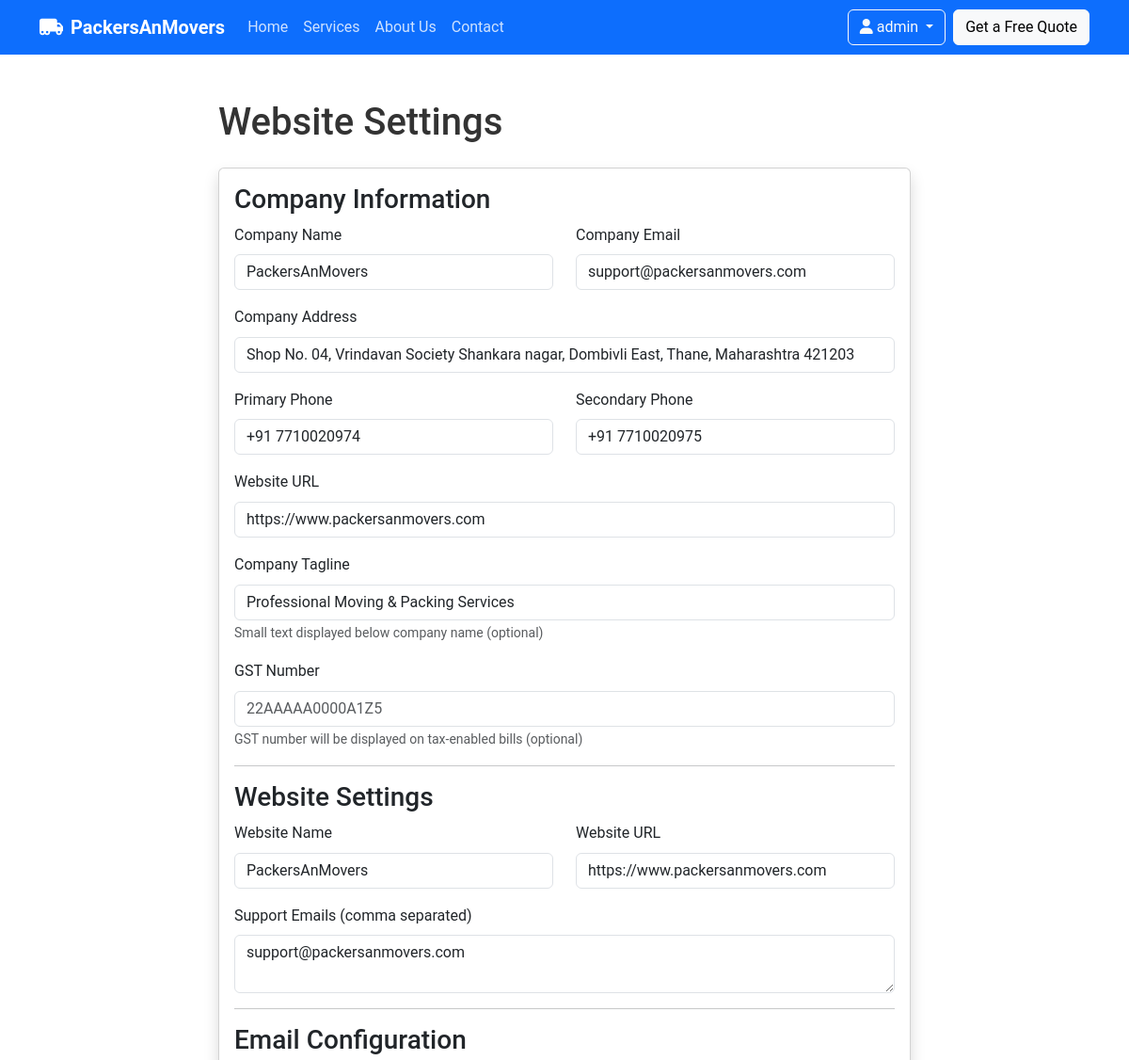
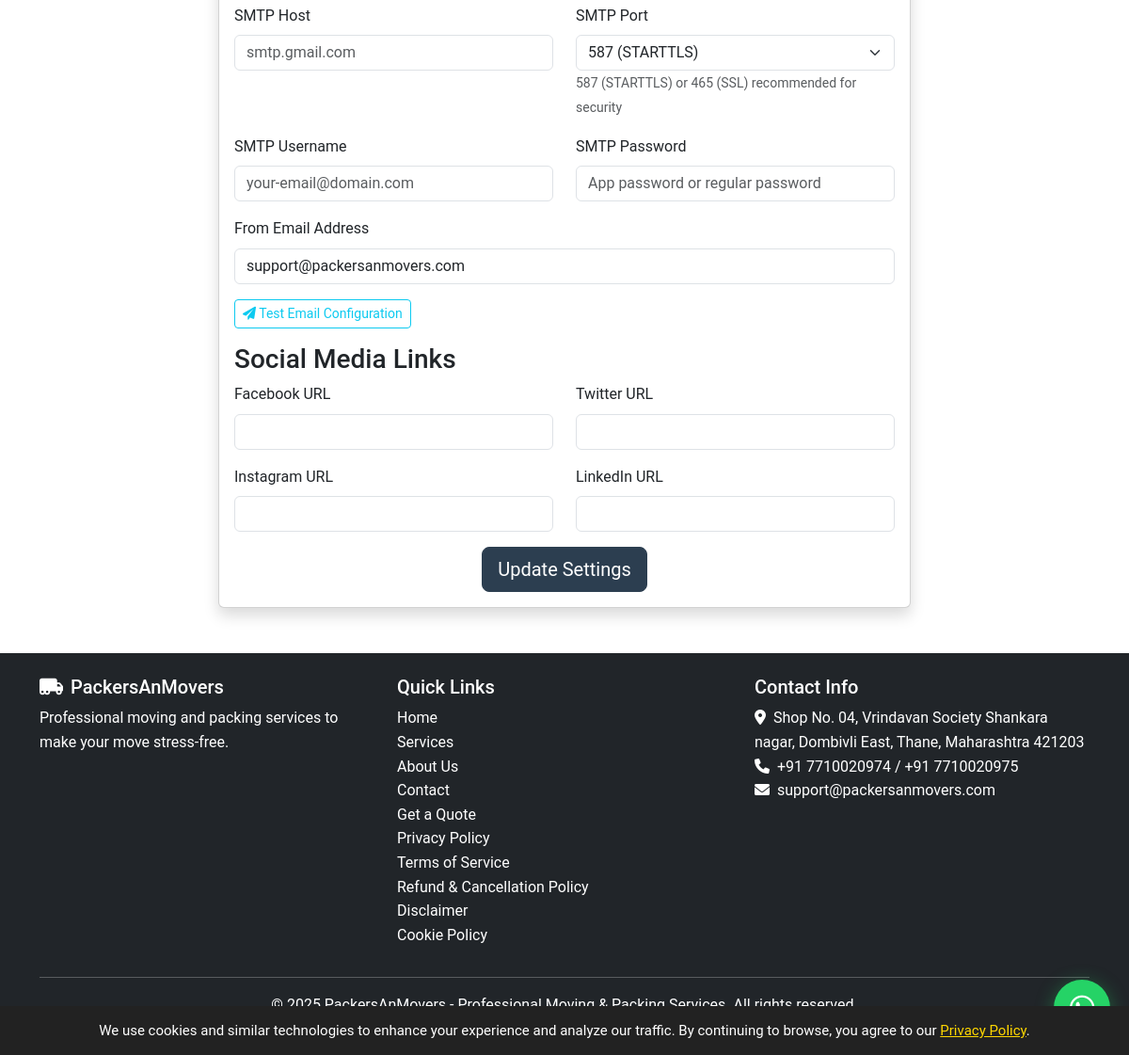
The page /settings.php (signed in) on the database its author committed (2 pictures, top to bottom).
### tables this page shows
CREATE TABLE settings (
    id INT AUTO_INCREMENT PRIMARY KEY,
    setting_key VARCHAR(100) UNIQUE NOT NULL,
    setting_value TEXT NOT NULL,
    updated_at TIMESTAMP DEFAULT CURRENT_TIMESTAMP ON UPDATE CURRENT_TIMESTAMP
);

### config.php (called while the page is built, shortened)
<?php
try {
    $dsn = "mysql:host=" . DB_HOST . ";dbname=" . DB_NAME;
    $pdo = new PDO($dsn, DB_USER, DB_PASS);
    $pdo->setAttribute(PDO::ATTR_ERRMODE, PDO::ERRMODE_EXCEPTION);
    $pdo->query("SELECT 1");
} catch(PDOException $e) {
    error_log("MySQL Connection Failed: " . $e->getMessage());
    error_log("DSN: mysql:host=" . DB_HOST . ";dbname=" . DB_NAME);
    error_log("User: " . DB_USER);
    die("Database connection failed. Please check your .env configuration.<br>" .
        "Error: " . $e->getMessage() . "<br>" .
        "Visit /debug-db to troubleshoot.");
}
function is_logged_in() {
    return isset($_SESSION['user_id']);
}
function get_setting($key, $default = '') {
    global $pdo;
    try {
        $stmt = $pdo->prepare("SELECT setting_value FROM settings WHERE setting_key = ?");
        $stmt->execute([$key]);
        $result = $stmt->fetchColumn();
        return $result !== false ? $result : $default;
    } catch(Exception $e) {
        return $default;
    }
}
?>

### settings.php (the view, shortened to what this page needs)
<?php
require_once 'config.php';
include 'includes/header.php';
?>
<div class="container my-5">
    <div class="row">
        <div class="col-lg-8 mx-auto">
            <h1 class="mb-4">Website Settings</h1>
            <div class="card shadow">
                <div class="card-body">
                    <form method="POST">
                        <h3>Company Information</h3>
                        <div class="row">
                            <div class="col-md-6 mb-3">
                                <label for="company_name" class="form-label">Company Name</label>
                                <input type="text" class="form-control" id="company_name" name="company_name" value="<?php echo get_setting('company_name'); ?>" required>
                            </div>
                            <div class="col-md-6 mb-3">
                                <label for="company_email" class="form-label">Company Email</label>
                                <input type="email" class="form-control" id="company_email" name="company_email" value="<?php echo get_setting('company_email'); ?>" required>
                            </div>
                        </div>
                        <div class="mb-3">
                            <label for="company_address" class="form-label">Company Address</label>
                            <input type="text" class="form-control" id="company_address" name="company_address" value="<?php echo get_setting('company_address'); ?>" required>
                        </div>
                        <div class="row">
                            <div class="col-md-6 mb-3">
                                <label for="company_phone1" class="form-label">Primary Phone</label>
                                <input type="text" class="form-control" id="company_phone1" name="company_phone1" value="<?php echo get_setting('company_phone1'); ?>" required>
                            </div>
                            <div class="col-md-6 mb-3">
                                <label for="company_phone2" class="form-label">Secondary Phone</label>
                                <input type="text" class="form-control" id="company_phone2" name="company_phone2" value="<?php echo get_setting('company_phone2'); ?>">
                            </div>
                        </div>
                        <div class="mb-3">
                            <label for="company_website" class="form-label">Website URL</label>
                            <input type="url" class="form-control" id="company_website" name="company_website" value="<?php echo get_setting('company_website'); ?>" required>
                        </div>
                        <div class="mb-3">
                            <label for="company_tagline" class="form-label">Company Tagline</label>
                            <input type="text" class="form-control" id="company_tagline" name="company_tagline" value="<?php echo get_setting('company_tagline'); ?>" placeholder="An Arkyn Enterprises Unit">
                            <small class="text-muted">Small text displayed below company name (optional)</small>
                        </div>
                        <div class="mb-3">
                            <label for="gst_number" class="form-label">GST Number</label>
                            <input type="text" class="form-control" id="gst_number" name="gst_number" value="<?php echo get_setting('gst_number'); ?>" placeholder="22AAAAA0000A1Z5">
                            <small class="text-muted">GST number will be displayed on tax-enabled bills (optional)</small>
                        </div>
                        <hr>
                        <h3>Website Settings</h3>
                        <div class="row">
                            <div class="col-md-6 mb-3">
                                <label for="website_name" class="form-label">Website Name</label>
                                <input type="text" class="form-control" id="website_name" name="website_name" value="<?php echo get_setting('website_name'); ?>">
                            </div>
                            <div class="col-md-6 mb-3">
                                <label for="website_url" class="form-label">Website URL</label>
                                <input type="url" class="form-control" id="website_url" name="website_url" value="<?php echo get_setting('website_url'); ?>">
                            </div>
                        </div>
                        <div class="mb-3">
                            <label for="support_emails" class="form-label">Support Emails (comma separated)</label>
                            <textarea class="form-control" id="support_emails" name="support_emails" rows="2"><?php echo get_setting('support_emails'); ?></textarea>
                        </div>
                        <hr>
                        <h3>Email Configuration</h3>
                        <div class="row">
                            <div class="col-md-6 mb-3">
                                <label for="mail_host" class="form-label">SMTP Host</label>
                                <input type="text" class="form-control" id="mail_host" name="mail_host" value="<?php echo get_setting('mail_host'); ?>" placeholder="smtp.gmail.com">
                            </div>
                            <div class="col-md-6 mb-3">
                                <label for="mail_port" class="form-label">SMTP Port</label>
                                <select class="form-select" id="mail_port" name="mail_port">
                                    <option value="587" <?php echo get_setting('mail_port') == '587' ? 'selected' : ''; ?>>587 (STARTTLS)</option>
                                </select>
                                <small class="text-muted">587 (STARTTLS) or 465 (SSL) recommended for security</small>
                            </div>
                        </div>
                        <div class="row">
                            <div class="col-md-6 mb-3">
                                <label for="mail_username" class="form-label">SMTP Username</label>
                                <input type="email" class="form-control" id="mail_username" name="mail_username" value="<?php echo get_setting('mail_username'); ?>" placeholder="your-email@domain.com">
                            </div>
                            <div class="col-md-6 mb-3">
                                <label for="mail_password" class="form-label">SMTP Password</label>
                                <input type="password" class="form-control" id="mail_password" name="mail_password" value="<?php echo get_setting('mail_password'); ?>" placeholder="App password or regular password">
                            </div>
                        </div>
                        <div class="mb-3">
                            <label for="mail_from" class="form-label">From Email Address</label>
                            <input type="email" class="form-control" id="mail_from" name="mail_from" value="<?php echo get_setting('mail_from'); ?>" placeholder="noreply@yourdomain.com">
                        </div>
                        <div class="mb-3">
                            <a href="/test-email" class="btn btn-outline-info btn-sm">
                                <i class="fas fa-paper-plane"></i> Test Email Configuration
                            </a>
                        </div>
                        <h3>Social Media Links</h3>
                        <div class="row">
                            <div class="col-md-6 mb-3">
                                <label for="facebook_url" class="form-label">Facebook URL</label>
                                <input type="url" class="form-control" id="facebook_url" name="facebook_url" value="<?php echo get_setting('facebook_url'); ?>">
                            </div>
                            <div class="col-md-6 mb-3">
                                <label for="twitter_url" class="form-label">Twitter URL</label>
                                <input type="url" class="form-control" id="twitter_url" name="twitter_url" value="<?php echo get_setting('twitter_url'); ?>">
                            </div>
                        </div>
                        <div class="row">
                            <div class="col-md-6 mb-3">
                                <label for="instagram_url" class="form-label">Instagram URL</label>
                                <input type="url" class="form-control" id="instagram_url" name="instagram_url" value="<?php echo get_setting('instagram_url'); ?>">
                            </div>
                            <div class="col-md-6 mb-3">
                                <label for="linkedin_url" class="form-label">LinkedIn URL</label>
                                <input type="url" class="form-control" id="linkedin_url" name="linkedin_url" value="<?php echo get_setting('linkedin_url'); ?>">
                            </div>
                        </div>
                        <div class="text-center">
                            <button type="submit" class="btn btn-primary btn-lg">Update Settings</button>
                        </div>
                    </form>
                </div>
            </div>
        </div>
    </div>
</div>
<?php include 'includes/footer.php'; ?>

### includes/header.php (shortened to what this page needs)
<!DOCTYPE html>
<html lang="en">
<head>
    <link href="https://cdn.jsdelivr.net/npm/bootstrap@5.3.0-alpha1/dist/css/bootstrap.min.css" rel="stylesheet">
    <link rel="stylesheet" href="https://cdnjs.cloudflare.com/ajax/libs/font-awesome/6.0.0/css/all.min.css">
    <link rel="stylesheet" href="/assets/css/style.css">
</head>
<body>
    <nav class="navbar navbar-expand-lg navbar-dark bg-primary">
        <div class="container">
            <a class="navbar-brand" href="/">
                <i class="fas fa-truck-moving me-2"></i><?php echo get_setting('company_name', 'PackersAnMovers'); ?>
            </a>
            <div class="collapse navbar-collapse" id="navbarNav">
                <ul class="navbar-nav me-auto">
                    <li class="nav-item">
                        <a class="nav-link" href="/">Home</a>
                    </li>
                    <li class="nav-item">
                        <a class="nav-link" href="/services">Services</a>
                    </li>
                    <li class="nav-item">
                        <a class="nav-link" href="/about">About Us</a>
                    </li>
                    <li class="nav-item">
                        <a class="nav-link" href="/contact">Contact</a>
                    </li>
                </ul>
            </div>
            <div class="d-flex align-items-center">
                <?php if (is_logged_in()): ?>
                <div class="dropdown me-2">
                    <button class="btn btn-outline-light dropdown-toggle" type="button" id="businessDropdown" data-bs-toggle="dropdown">
                        <i class="fas fa-user"></i> <span class="d-none d-md-inline"><?php echo $_SESSION['username']; ?></span>
                    </button>
                </div>
                <?php endif; ?>
                <a href="/quote" class="btn btn-light">Get a Free Quote</a>
            </div>
        </div>
    </nav>
    <main>

### includes/footer.php (shortened to what this page needs)
</main>
    <footer class="bg-dark text-white py-4 mt-5">
        <div class="container">
            <div class="row">
                <div class="col-md-4">
                    <h5><i class="fas fa-truck-moving me-2"></i><?php echo get_setting('company_name', 'PackersAnMovers'); ?></h5>
                    <p>Professional moving and packing services to make your move stress-free.</p>
                </div>
                <div class="col-md-4">
                    <h5>Quick Links</h5>
                    <ul class="list-unstyled">
                        <li><a href="/" class="text-white">Home</a></li>
                        <li><a href="/services" class="text-white">Services</a></li>
                        <li><a href="/about" class="text-white">About Us</a></li>
                        <li><a href="/contact" class="text-white">Contact</a></li>
                        <li><a href="/quote" class="text-white">Get a Quote</a></li>
                        <li><a href="/privacy-policy" class="text-white">Privacy Policy</a></li>
                        <li><a href="/terms-of-service" class="text-white">Terms of Service</a></li>
                        <li><a href="/terms-of-service#refund-policy" class="text-white">Refund & Cancellation Policy</a></li>
                        <li><a href="/disclaimer" class="text-white">Disclaimer</a></li>
                        <li><a href="/cookie-policy" class="text-white">Cookie Policy</a></li>
                    </ul>
                </div>
                <div class="col-md-4">
                    <h5>Contact Info</h5>
                    <address>
                        <i class="fas fa-map-marker-alt me-2"></i><?php echo get_setting('company_address', 'Address not configured'); ?><br>
                        <i class="fas fa-phone me-2"></i><?php echo get_setting('company_phone1', 'Phone not configured'); ?><?php if(get_setting('company_phone2')): ?> / <?php echo get_setting('company_phone2'); ?><?php endif; ?><br>
                        <i class="fas fa-envelope me-2"></i><?php echo get_setting('company_email', 'Email not configured'); ?>
                    </address>
                </div>
            </div>
            <hr>
            <div class="text-center">
                <p>&copy; 2025 <?php echo get_setting('company_name', 'PackersAnMovers'); ?><?php echo get_setting('company_tagline') ? ' - ' . get_setting('company_tagline') : ''; ?>. All rights reserved.</p>
            </div>
        </div>
    </footer>
    <div class="whatsapp-float">
        <a href="https://wa.me/<?php echo str_replace(['+', ' ', '-'], '', get_setting('company_phone1', '917710020974')); ?>?text=Hi, I need help with packers and movers service" target="_blank">
        </a>
    </div>
    <div id="consent-banner" style="display:none; position:fixed; bottom:0; left:0; width:100%; background:#222; color:#fff; padding:14px 10px; z-index:9999; text-align:center; font-size:15px;">
    We use cookies and similar technologies to enhance your experience and analyze our traffic.
    By continuing to browse, you agree to our
    <a href="/privacy-policy" style="color:#ffd700;text-decoration:underline;">Privacy Policy</a>.
    </div>
</body>
</html>

### rows shown on the page
settings: setting_value "PackersAnMovers", company_name "PackersAnMovers"
settings: company_email "support@packersanmovers.com", setting_value "support@packersanmovers.com"
settings: company_address "Shop No. 04, Vrindavan Society Shankara nagar, Dombivli East, Thane, Maharashtra 421203", setting_value "Shop No. 04, Vrindavan Society Shankara nagar, Dombivli East, Thane, Maharashtra 421203"
settings: company_phone1 "+91 7710020974", setting_value "+91 7710020974"
settings: company_phone2 "+91 7710020975", setting_value "+91 7710020975"
settings: company_website "https://www.packersanmovers.com"
settings: company_tagline "Professional Moving & Packing Services", setting_value "Professional Moving & Packing Services"
settings: website_name "PackersAnMovers"
settings: website_url "https://www.packersanmovers.com"
settings: support_emails "support@packersanmovers.com"
settings: mail_port "587 (STARTTLS)"
settings: mail_from "support@packersanmovers.com"

### other values the page prints
$_SESSION['username'] "admin"
